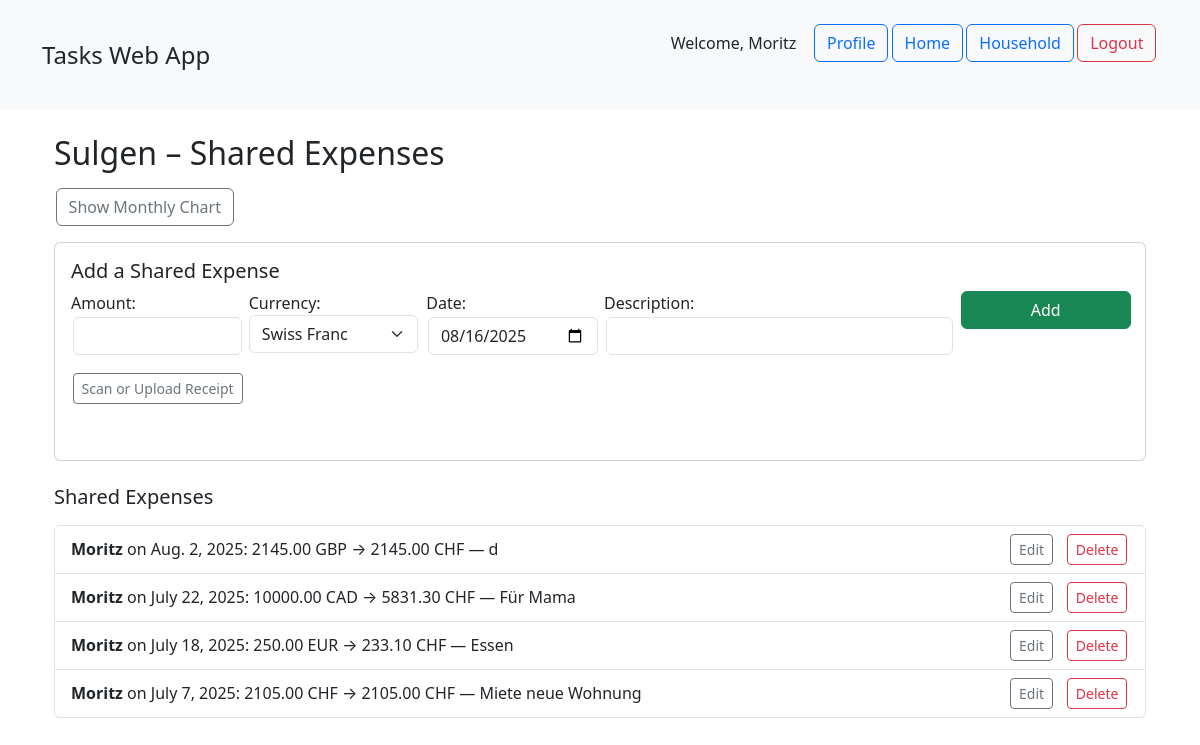
Page /household/1/expenses/ (signed in) on the committed database.
### main/models.py (models this page shows, shortened)
class User(AbstractUser):
    display_name = models.CharField(max_length=150, blank=True)
    groups = models.ManyToManyField(
        Group,
        related_name='main_users',
        blank=True,
        help_text='The groups this user belongs to.'
    )
    user_permissions = models.ManyToManyField(
        Permission,
        related_name='main_user_permissions',
        blank=True,
        help_text='Specific permissions for this user.'
    )
    household = models.ForeignKey(
        Household,
        on_delete=models.SET_NULL,
        null=True,
        blank=True,
        related_name='members',
        help_text='The single household this user belongs to.'
    )
    gamification_enabled = models.BooleanField(
        default=True,
        help_text='Toggle gamification features on/off.'
    )
    points = models.PositiveIntegerField(
        default=0,
        help_text='Accumulated points from completing tasks.'
    )
    receive_notifications = models.BooleanField(
        default=True,
        help_text='Whether user receives email/alert notifications.'
    )
    default_currency = models.CharField(
        max_length=3,
        choices=CURRENCY_CHOICES,
        default='CHF',
        help_text='Your preferred currency.'
    )
    class Meta:
        verbose_name = 'User'
        verbose_name_plural = 'Users'

class Household(models.Model):
    name = models.CharField(max_length=100, unique=True)
    code = models.CharField(
        max_length=8,
        default=generate_household_code,
        unique=True,
        help_text='Invite code for others to join.'
    )
    created_at = models.DateTimeField(auto_now_add=True)
    default_currency = models.CharField(
        max_length=3,
        choices=CURRENCY_CHOICES,
        default='CHF',
        help_text='Currency for shared expenses.'
    )
    default_language = models.CharField(choices=
                                        LANGUAGE_CHOICES,
                                        max_length=10,
                                        default='en',
                                        help_text='Default language for the household.'
                                        )
    household_shop = models.BooleanField(default=False)
    gamification_enabled = models.BooleanField(default=True)
    meal_count = models.PositiveIntegerField(help_text="Number of meals per day")
    class Meta:
        ordering = ['name']
    verbose_name = "Household"
    verbose_name_plural = "Households"

### expenses/models.py (models this page shows, shortened)
class Expense(models.Model):
    user = models.ForeignKey(
        settings.AUTH_USER_MODEL,
        on_delete=models.CASCADE,
        related_name='expenses'
    )
    household = models.ForeignKey(
        Household,
        on_delete=models.CASCADE,
        related_name='shared_expenses',
        null=True, blank=True,
        help_text='If set, this expense is shared with the household.'
    )
    amount = models.DecimalField(max_digits=10, decimal_places=2)
    description = models.CharField(max_length=255, blank=True)
    date = models.DateField()
    code = models.CharField(
        max_length=8,
        unique=True,
        default=generate_expense_code
    )
    currency = models.CharField(
        max_length=3,
        choices=CURRENCY_CHOICES,
        default='CHF',
    )
    converted_amount = models.DecimalField(
        max_digits=10, decimal_places=2, null=True, blank=True
    )
    SCOPE_CHOICES = [
        ('private', 'Private'),
        ('shared',  'Shared'),
    ]
    scope = models.CharField(
        max_length=7,
        choices=SCOPE_CHOICES,
        default='private'
    )
    class Meta:
        ordering = ['-date']

### expenses/views.py (the view)
# urls.py: path('household/<int:pk>/expenses/', views.household_expenses, name='household_expenses'),
@login_required
def household_expenses(request, pk):
    household = get_object_or_404(Household, pk=pk)
    if request.user.household_id != household.pk:
        return redirect('main:household_landing')
    shared = household.shared_expenses.select_related('user').all()
    edit_pk = request.GET.get('edit')
    edit_form = None
    if edit_pk:
        exp_to_edit = get_object_or_404(Expense, pk=edit_pk, household=household)
        if request.method == 'GET':
            edit_form = SharedExpenseForm(instance=exp_to_edit)
    if request.method == 'POST':
        if 'delete_expense' in request.POST:
            Expense.objects.filter(pk=request.POST['delete_expense'], household=household).delete()
            return redirect('expenses:household_expenses', pk=pk)
        if 'edit_expense' in request.POST:
            exp = get_object_or_404(Expense, pk=request.POST['edit_expense'], household=household)
            form = SharedExpenseForm(request.POST, instance=exp)
            if form.is_valid():
                form.save()
                return redirect('expenses:household_expenses', pk=pk)
            edit_form = form  # re-render with errors
        else:
            form = SharedExpenseForm(request.POST)
            if form.is_valid():
                new = form.save(commit=False)
                new.user = request.user
                new.household = household
                new.save()
                return redirect('expenses:household_expenses', pk=pk)
    else:
        form = SharedExpenseForm(initial={'date': date.today()})
    qs = (
        shared
        .annotate(month=TruncMonth('date'))
        .values('month')
        .annotate(total=Sum('converted_amount'))
        .order_by('month')
    )
    labels = [entry['month'].strftime("%b %Y") for entry in qs]
    data   = [float(entry['total'])             for entry in qs]
    context = {
        'household': household,
        'shared_expenses': shared,
        'form': form,
        'edit_pk': edit_pk,
        'edit_form': edit_form,
        'chart_labels_json': json.dumps(labels),
        'chart_data_json':   json.dumps(data),
    }
    return render(request, 'expenses/household_expenses.html', context)

### expenses/forms.py
class SharedExpenseForm(forms.ModelForm):
    class Meta:
        model = Expense
        fields = ['amount', 'currency', 'date', 'description']
        widgets = {
            'date': forms.DateInput(attrs={'type': 'date', 'class': 'form-control'}),
            'amount': forms.NumberInput(attrs={'step': '0.01', 'class': 'form-control'}),
            'currency': forms.Select(attrs={'class': 'form-select'}),
            'description': forms.TextInput(attrs={'class': 'form-control'}),
        }

### expenses/models.py (called while the page is built)
def generate_expense_code():
    return uuid.uuid4().hex[:8]

### expenses/templates/expenses/household_expenses.html (shortened to what this page needs)
{% extends "main/base.html" %}
{% load static %}
{% block content %}
  <div class="container mt-4">
    <h2 class="mb-3">{{ household.name }} – Shared Expenses</h2>
<button
  id="toggleChartBtn"
  class="btn btn-outline-secondary mb-3"
  type="button"
  data-bs-toggle="collapse"
  data-bs-target="#expenseChartContainer"
  aria-expanded="false"
  aria-controls="expenseChartContainer"
>
  Show Monthly Chart
</button>
<div class="card mb-4">
  <div class="card-body">
    <h5 class="card-title">Add a Shared Expense</h5>
    <form method="post" enctype="multipart/form-data" class="row g-2">
      <div class="col-md-2">
        {{ form.amount.label_tag }}
        {{ form.amount }}
      </div>
      <div class="col-md-2">
        {{ form.currency.label_tag }}
        {{ form.currency }}
      </div>
      <div class="col-md-2">
        {{ form.date.label_tag }}
        {{ form.date }}
      </div>
      <div class="col-md-4">
        {{ form.description.label_tag }}
        {{ form.description }}
      </div>
      <div class="col-md-2">
        <button type="submit" class="btn btn-success w-100">Add</button>
      </div>
    </form>
<form method="post" action="{% url 'expenses:upload_receipt' household.pk %}" enctype="multipart/form-data">
  <button class="btn btn-outline-secondary btn-sm mt-2"
          type="button"
          data-bs-toggle="collapse"
          data-bs-target="#receiptScanSection"
          aria-expanded="false"
          aria-controls="receiptScanSection">
    Scan or Upload Receipt
  </button>
</form>
  </div>
</div>
    <h5 class="mb-3">Shared Expenses</h5>
    <ul class="list-group">
  {% for exp in shared_expenses %}
    <li class="list-group-item">
      {% if edit_pk == exp.pk|stringformat:"s" %}
        <form method="post" class="mb-2">
          {% csrf_token %}
          <input type="hidden" name="edit_expense" value="{{ exp.pk }}">
          {{ edit_form.as_p }}
          <button class="btn btn-sm btn-success">Save</button>
          <a href="{% url 'expenses:household_expenses' household.pk %}" class="btn btn-sm btn-secondary">Cancel</a>
        </form>
      {% else %}
        <div class="d-flex justify-content-between align-items-center">
          <div>
            <strong>{{ exp.user.display_name|default:exp.user.username }}</strong>
            on {{ exp.date }}:
            {{ exp.amount }} {{ exp.currency }}
            → {{ exp.converted_amount }} {{ household.default_currency }}
            — {{ exp.description }}
          </div>
          <span>
            <a href="?edit={{ exp.pk }}" class="btn btn-sm btn-outline-secondary me-2">Edit</a>
            <form method="post" class="d-inline">
              <button class="btn btn-sm btn-outline-danger">Delete</button>
            </form>
          </span>
        </div>
      {% endif %}
    </li>
  {% empty %}
    <li class="list-group-item text-muted">No shared expenses yet.</li>
  {% endfor %}
</ul>
  </div>
{% endblock content %}

### main/templates/main/base.html (shortened to what this page needs)
{% load static %}
<!DOCTYPE html>
<html lang="en">
  <head>
    <link
      href="https://cdn.jsdelivr.net/npm/bootstrap@5.3.7/dist/css/bootstrap.min.css"
      rel="stylesheet"
    >
    <link rel="stylesheet" href="/static/main/css/base.css">
  </head>
  <body>
    <header class="p-3 bg-light mb-4">
      <div class="container d-flex justify-content-between align-items-center">
        <h1 class="h4 m-0">Tasks Web App</h1>
        <nav class="navbar navbar-light bg-light mb-4">
          {% if user.is_authenticated %}
            <span class="me-3">
              Welcome, {{ user.display_name|default:user.username }}
            </span>
            <a class="btn btn-outline-primary" href="{% url 'main:profile' %}">Profile</a>
            <a class="btn btn-outline-primary" href="/">Home</a>
            <a class="btn btn-outline-primary" href="{% url 'main:household_landing' %}">Household</a>
            <form method="post" action="{% url 'main:logout' %}" class="d-inline">
              <button type="submit" class="btn btn-outline-danger">Logout</button>
            </form>
          {% endif %}
        </nav>
      </div>
    </header>
    <main class="container">
      {% block content %}{% endblock content %}
    </main>
  </body>
</html>

### main/static/main/css/base.css (style rules this page uses)
.btn { margin-left: 0.1rem; margin-right: 0.1rem; }
.form-control { margin: 0.1rem; }

### rows in the picture
User: display_name "Moritz"
Household: name "Sulgen", default_currency "CHF"
Expense: user.display_name "Moritz", date "Aug. 2, 2025", amount "2145.00", currency "GBP", converted_amount "2145.00", description "d"
Expense: user.display_name "Moritz", date "July 22, 2025", amount "10000.00", currency "CAD", converted_amount "5831.30", description "Für Mama"
Expense: user.display_name "Moritz", date "July 18, 2025", amount "250.00", currency "EUR", converted_amount "233.10", description "Essen"
Expense: user.display_name "Moritz", date "July 7, 2025", amount "2105.00", currency "CHF", converted_amount "2105.00", description "Miete neue Wohnung"
